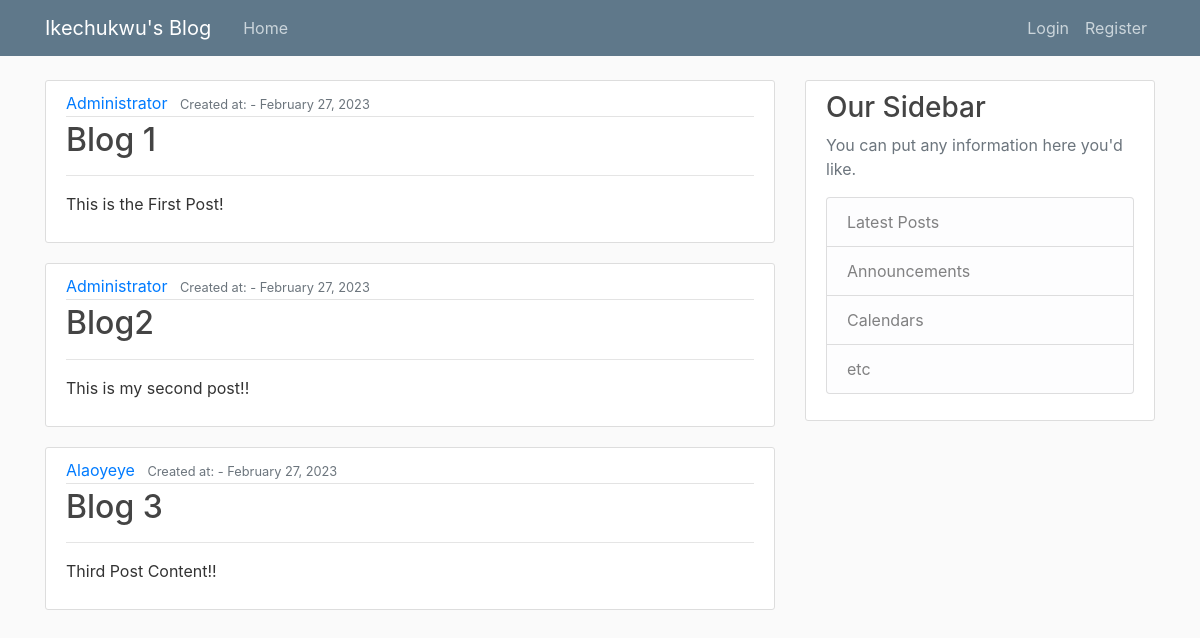
The page / on the database its author committed.
### blog/models.py (models this page shows, shortened)
class Post(models.Model):
    title = models.CharField(max_length=100)
    content = models.TextField()
    date_posted = models.DateTimeField(default=timezone.now)
    update_post = models.DateTimeField(auto_now=True)
    author = models.ForeignKey(get_user_model(), on_delete=models.CASCADE)

### users/models.py (models this page shows)
class MyUser(AbstractBaseUser, PermissionsMixin):
    email = models.EmailField(_('email Address...'), unique=True)
    username = models.CharField(max_length=150, unique=True, blank=True)
    date_joined = models.DateTimeField(_('date joined'), default=timezone.now)
    is_staff = models.BooleanField(_('is staff'), default=False)
    is_admin = models.BooleanField(_('is admin'), default=False)
    is_active = models.BooleanField(_('is active'), default=True)
    objects = MyManager()
    USERNAME_FIELD = 'email'
    REQUIRED_FIELDS = ['username']
    def __str__(self):
        return self.username
    class Meta:
        verbose_name = _('user')
        verbose_name_plural = _('users')

### blog/views.py (the view)
# urls.py: path('', views.home, name='blog-home'),
def home(request):
    context = {
        'posts': Post.objects.all()
    }
    return render(request, 'blog/home.html', context)

### blog/templates/blog/home.html
{% extends 'blog/base.html' %}
{% block content %}
{% for post in posts %}
<article class="media content-section">
  <div class="media-body">
    <div class="article-metadata">
      <a class="mr-2" href="#">{{ post.author }}</a>
      <small class="text-muted">Created at: - {{ post.date_posted|date:"F d, Y" }}</small>
    </div>
    <h2><a class="article-title" href="#">{{ post.title }}</a></h2><hr>
    <p class="article-content">{{ post.content }}</p>
  </div>
</article>
{% endfor %}
{% endblock content %}

### static/blog/main.css (style rules this page uses)
body { background: #fafafa; color: #333333; margin-top: 5rem; }
h1, h2, h3, h4, h5, h6 { color: #444444; }
.content-section { background: #ffffff; padding: 10px 20px; border: 1px solid #dddddd; border-radius: 3px; margin-bottom: 20px; }
.article-title { color: #444444; }
.article-content { white-space: pre-line; }
.article-metadata { padding-bottom: 1px; margin-bottom: 4px; border-bottom: 1px solid #e3e3e3 }

### rows shown on the page
Post: author "Administrator", date_posted "February 27, 2023", title "Blog 1", content "This is the First Post!"
Post: author "Administrator", date_posted "February 27, 2023", title "Blog2", content "This is my second post!!"
Post: author "Alaoyeye", date_posted "February 27, 2023", title "Blog 3", content "Third Post Content!!"
